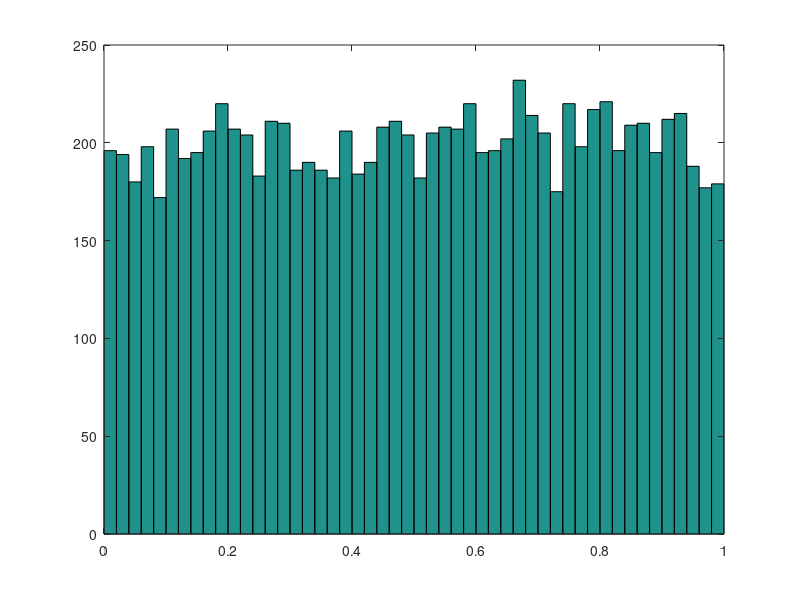
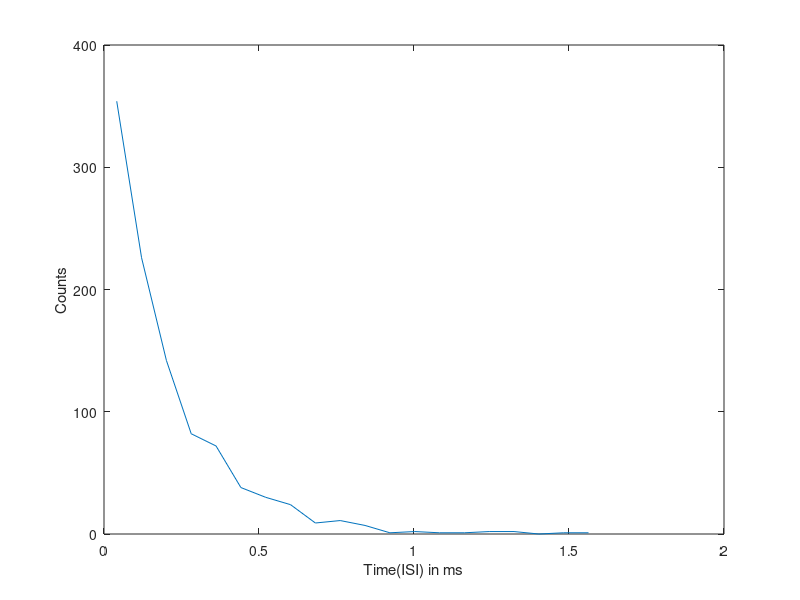
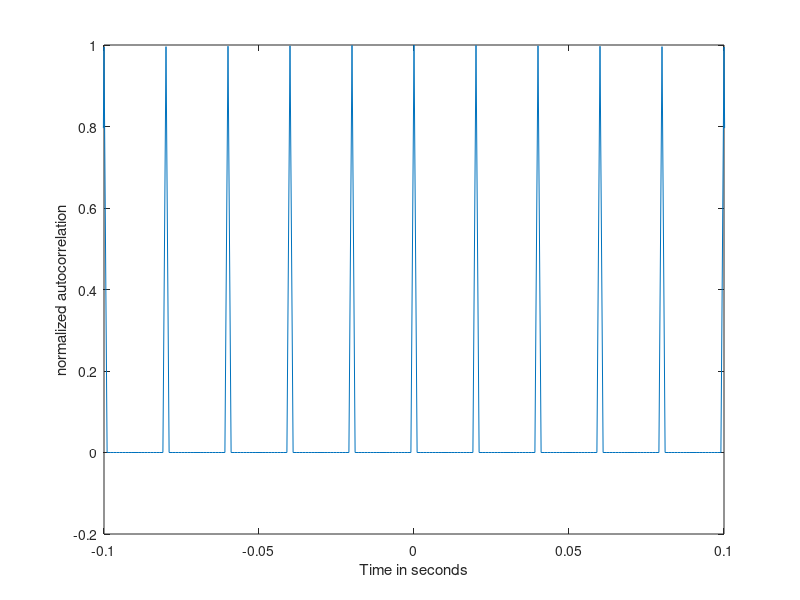
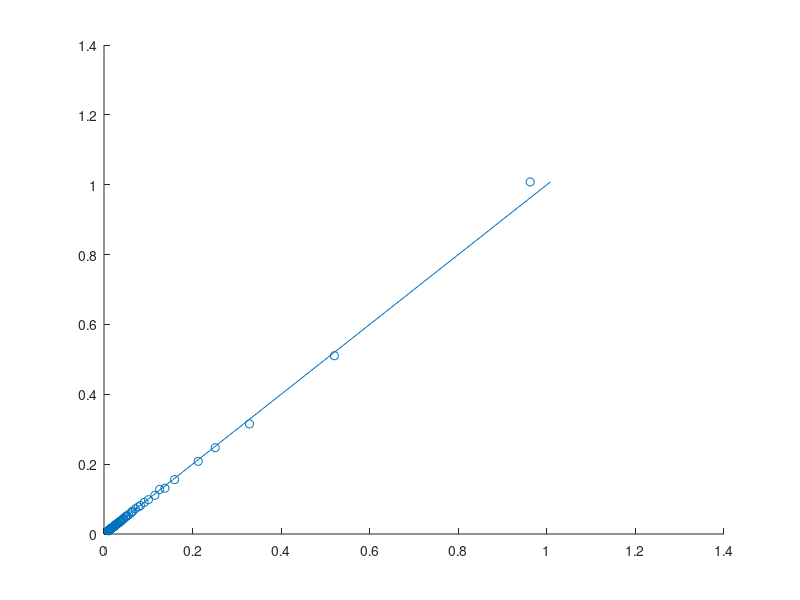

These figures' MATLAB source, in order:
%% 1/7/2019 CCBR MATLAB SESSION 
%part 0 MATLAB as a calculator
%Using the + - exp(x) sin cos functions
%Using plot, figure and subplot functions
% Create a vector, create a matrix and access its entries
% Read up the "rand" function to understand how functions work
% Create a new script and use %% to create and run different subsections.

clear all

%Part 1 Creating vector of 0 and 1 using random numbers
R=rand(10000,1);

figure; hist(R,50)
Lambda=0.1;
Binary=R<Lambda;
Count1=sum(Binary==1);
Count0=sum(Binary==0);

Lambda=0.9;
Binary=R<Lambda;
Count1=sum(Binary==1);
Count0=sum(Binary==0);

%Part 2 Code to create a spike train
T=200; % Total Time for simulation in secs
Dt=1e-3; %Dt is the discretization we are using, 10^-3 means 1ms intervals
Timepoints=T/Dt; % Total time points created would be 200 thousand, since each second is 1000 data points
%Since each time point is binary- 0 or 1 the maximum firing rate we can
%have is 1000Hz, which is atleast an order of magnitude more than typical
%neurons, so we are fine
FR=5; %We set the desired firing rate of the neuron as 5Hz, ie 5 spikes per second ie 5 spikes per 1000 data points
Lambda=FR*Dt; %Lambda, which is a threshold or spike probability %at any datapoint.
Rand=rand([Timepoints,1]); %Create a matrix of random numbers
Spikes=zeros([Timepoints,1]); % Initiate a matrix with all zeros, which are spikes
Spikes(Rand<Lambda)=1; % We are going to consider spikes to be binary, 
%and when the random number exceeds the threshold, 
%we switch "Spikes" at that time to 1
 Observed_FR=sum(Spikes==1)/T;%This will have the units of spikes per second, or events per
 %Second, hence in Hz
 
%Comments and future work
%Self-Study. Change lambda, to see how firing rates change.

%% ISI histogram
SpikeIndices=find(Spikes==1); % Find function will give us the indices of the vector Spikes which are 1, ie when spike happened
SpikeTimes=SpikeIndices*Dt; % Since 1000 indices correspond to 1 second, we scale the indices by Dt, to get time of spikes in sec

ISI=diff(SpikeTimes); % the diff function will give us the difference between consencutive elements, hence the vector ISI holds the
% difference in seconds, between 2 consecutive spikes. Hence we get the
% Inter spike intervals.
figure; [y,x]=hist(ISI,20);plot(x,y)
xlabel('Time(ISI) in ms')
ylabel('Counts')
%% Autocorrelation
% We will use the inbuilt xcorr function in MATLAB
% Use CTRL+D on the function name to read up more details, or Gooogle 
[correlation,lags]=xcorr(Spikes,'coeff');
%figure;plot(lags*Dt,correlation)
%A function in MATLAB takes inputs, in this case the Spikes vector and the 
%String 'coeff' which determines the normalization. The quantities inside
%the square brackets, to the left of "=" are the outputs of this function. Correlation is the
%value of cross correlation, normalized such that the correlation at lag zero is
%set to unity. lags is a vector of the amount of shift used to compute the
%corresponding "correlation". Hence verify that their dimensions are the
%same and value of correlation corresponding to lag=0 is 1.
% If using the latest trial version of MATLAB xcorr function might be
% unavailable to you, in that case use the xcorrCCBR function provided 
%% Let us now create another spike train which is periodic
% let us create a spike train for 20 seconds, which fires every 20 ms at a
% resolution of 1ms.
T=20;
Dt=1e-3; % Let us stick to the units of seconds, so 1ms=10^-3 seconds
Spikes2=zeros(T/Dt,1);
%Next we would not be using the Poisson properties but artificially making a
%spike every 20ms ie after 20 data points each, with the first spike at
%t=1ms
Spikes2(1:20:end)=1;
%We are asking MATLAB to start at index =1 go ahead in jumps of index=20
%and keep doing this till it reaches the end of the Spikes2 vector. For all the values
%corresponding to these indices we want the value stored in Spikes to
%become 1 instead of the zero we started with.

%Q1(5 points) How many spikes would you expect in this spike train of 20seconds?
%%  I would expect 1000 spikes in this spike train as there is one spike every 20ms
    %and hence in 20s there would be 1000 spikes. 
%Q2(10 points) How would you check that?(function/code in MATLAB)
    %sum(Spikes2)
%Q3(15 points) What is the mean firing rate for this spike train? Store this value in a
%variable called MFR.
    % In this case MFR = FR = 1/(20*Dt)  
    MFR = 1/(20*Dt)

%Now we will compute the autocorrelation of this spike train, what do you
%expect to see?
[correlation2,lags2]=xcorr(Spikes2,'coeff');%xcorr function with a single vector as 
%input computes the autocorrelation, i.e. the xcorr of a vector with itself
%By default, the lags2 would hold values of indices corresponding to the
%shift, but we would like to convert it to time. Hence we should scale it
%by Dt to get lags_Time in the units of seconds

lags_Time=lags2*Dt;%Each timepoint corresponds to Dt amount of time
figure;plot(lags_Time,correlation2)
xlabel('Time in seconds')
ylabel('normalized autocorrelation')

%Why do we see a traingle?---------------- Finite data effect

%Why does the x-axis range from -20 to +20?

%Let us zoom in around +-100ms, how many peaks would you expect therein?
xlim([-0.1 0.1])

% Now lets quickly create another spike train, with the same properties
% but whose firing starts at the 11th ms.
T=20;
Spikes3=zeros(T/Dt,1);
Spikes3(11:20:end)=1;

%We are going to compute the cross correlation between these spike trains,
%what would you expect to see?
[cross_corr,lags_cc]=xcorr(Spikes2,Spikes3,'coeff');

%% Class work
meanISI = zeros(100,1);
stdISI = zeros(100, 1);
for i = 1:100
    T=200;
    Dt=1e-3; 
    Timepoints=T/Dt;
    FR=i; 
    Lambda=FR*Dt;
    Rand=rand([Timepoints,1]);
    Spikes=zeros([Timepoints,1]); 
    Spikes(Rand<Lambda)=1;
    SpikeIndices=find(Spikes==1); 
    SpikeTimes=SpikeIndices*Dt; 
    ISI=diff(SpikeTimes);
    meanISI(i) = mean(ISI);
    stdISI(i) = std(ISI);
end   
figure;scatter(meanISI, stdISI)
hold on
plot(stdISI, stdISI)
hold off
%% HW problems
%{
Q4.(30 points) Given the actual data from a hippocampal neuron, compute the ISI histogram and
autocorrelation. Load this data using the command
load('HW1Data_SpikeTrain.mat'); make sure that you "set path" to the folder containing 
 %this file. Alternatively, use function cd('FolderLocationForTheFile')
Start with the Spiketimes (ST) and the time bins(T_bc, in seconds). Compute ISI
histogram of the Spiketimes. Next use, "hist" function to compute Spike counts in each time bin. Then compute autocorrelation. What is the
time bin(Spike counts are provided as vector SC to cross check )? 
%How long was this recording made? If the time bins are in seconds, 
%at what resolution(in seconds) is the experiment being recorded?(write code to obtain this)
Q5. (40 points) Create 2 spike trains, at a resolution of 1ms for 
duration of 5second. Let the first spike train fire every 500ms, and the second one
fire every 700ms(both have their first spike at t=1ms). 
% What would you expect to see in the autocorrelation of each of the spike trains?
% Use "xcorr" function and verify your expectations. Next use the xcorr function 
%to compute the cross-correlation between these spike trains. Comment in 5 lines about what you see, and how
& why it is expected or unexpected.
%}
